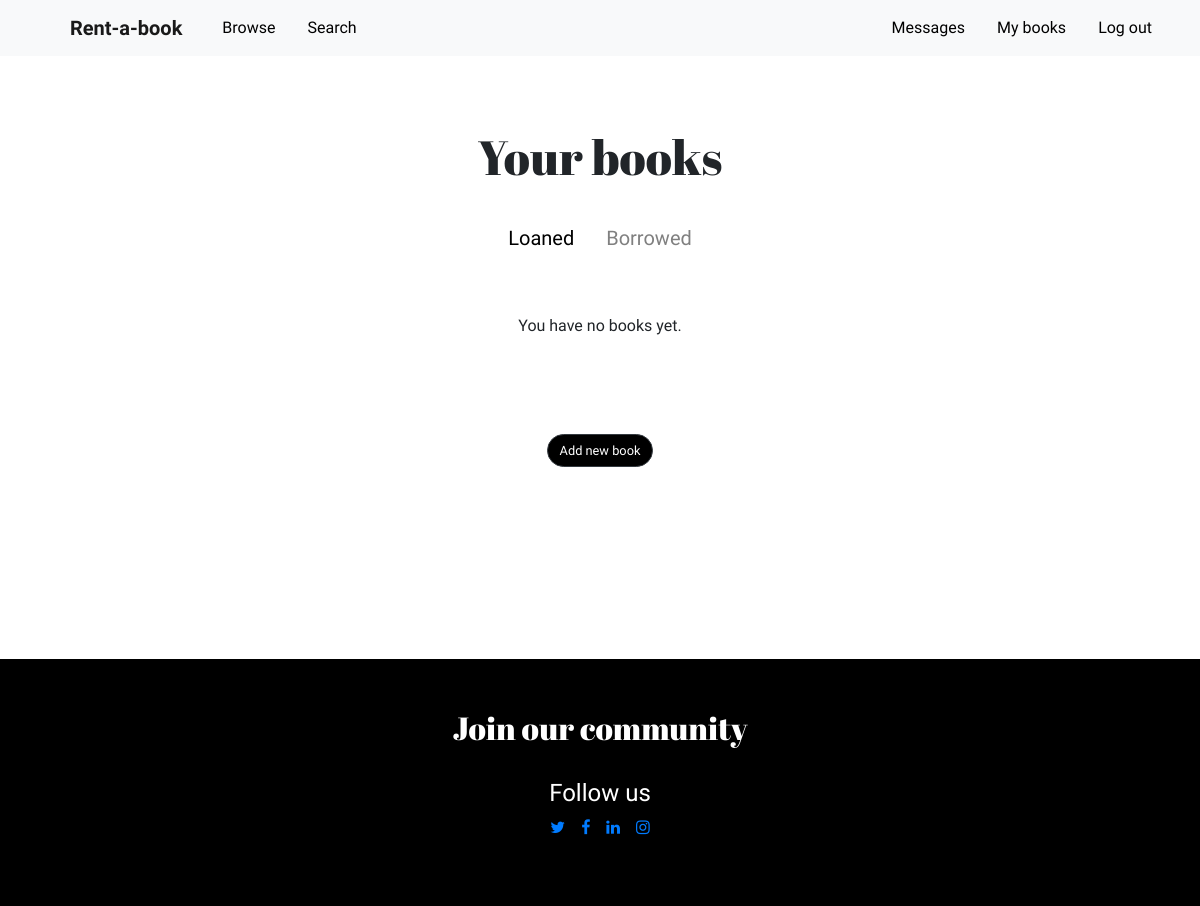
Page /mybooks/ (signed in) on the earlier database version.
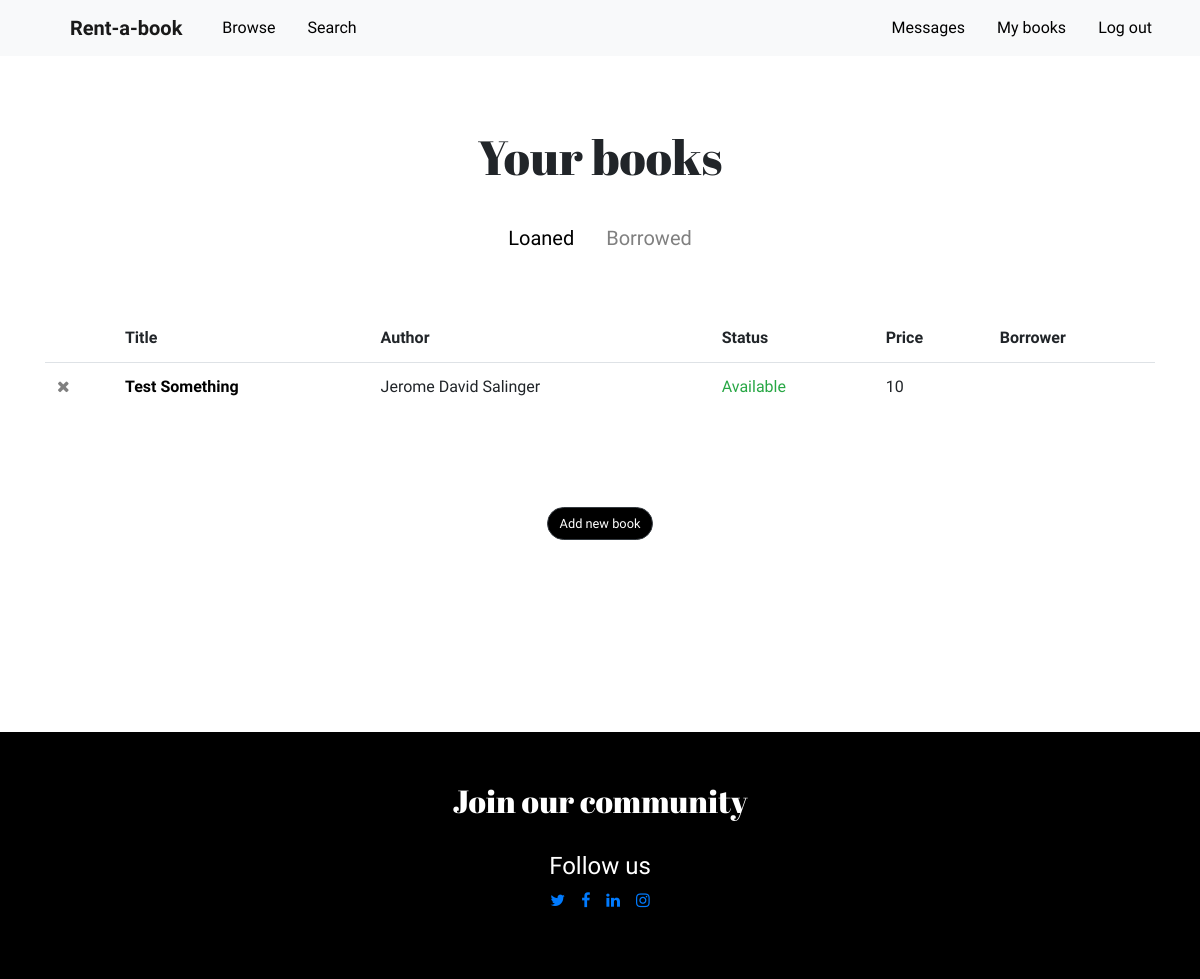
Same page on the later database version.
### rentabook/models.py (models this page shows, shortened)
class BookInstance(models.Model):
    created_by = models.ForeignKey(User, on_delete=models.SET_NULL, null=True, related_name="owner")
    borrower = models.ForeignKey(User, on_delete=models.SET_NULL, null=True, blank=True, related_name="borrower")
    cover = models.ImageField(upload_to='images/', blank=False)
    def cover_tag(self):
        if self.cover:
            return mark_safe('<img src="%s" style="width: 45px; height: 60px;" />' % self.cover.url)
        else:
            return 'No Cover Found'
    cover_tag.short_description = 'Cover'
    title = models.CharField(max_length=255, blank=False, help_text='Enter book title')
    author = models.CharField(max_length=255, blank=False, help_text='Enter book author')
    genre = models.ManyToManyField(Genre, blank=False, help_text='Select a genre for this book')
    summary = models.TextField(
        blank=False,
        max_length=1000,
        help_text='Enter a brief description of the book (max. 1000 characters)')
    background_color = models.CharField(max_length=10, blank=False, help_text='Enter background color')
    condition_choices = [
        ('1', 'Like New'),
        ('2', 'Good'),
        ('3', 'Fair'),
    ]
    condition = models.CharField(
        choices=condition_choices,
        max_length=1,
        blank=False,
        default='p')
    price_choices = [(i, i) for i in range (10, 60, 10)]
    price = models.IntegerField(choices=price_choices, default=10, blank=False)
    due_back = models.DateField(null=True, blank=True)
    LOAN_STATUS = (
        ('o', 'On loan'),
        ('a', 'Available'),
        ('m', 'Maintenance'),
    )
    status = models.CharField(
        max_length=1,
        choices=LOAN_STATUS,
        blank=True,
        default='a',
        help_text='Book availability',
    )
    class Meta:
        ordering = ['due_back', 'status']
    def display_genre(self):
        """Create a string for the Genre. This is required to display genre in Admin."""
        return ', '.join(genre.name for genre in self.genre.all()[:3])
    display_genre.short_description = 'Genre'

### rentabook/views.py (the view)
# urls.py: path('mybooks/', views.BooksByUserListView.as_view(), name='my-books'),
class BooksByUserListView(LoginRequiredMixin,generic.ListView):
    model = BookInstance
    template_name ='rentabook/my_books.html'
    paginate_by = 10
    def get_queryset(self):
        return BookInstance.objects.filter(borrower=self.request.user).filter(status__exact='o').order_by('-due_back')
    def get_context_data(self, **kwargs):
        context = super(BooksByUserListView, self).get_context_data(**kwargs)
        context['loaned_books'] = BookInstance.objects.filter(created_by=self.request.user).order_by('-due_back')
        context["new_message"] = new_message_alert(self.request.user)
        return context

### rentabook/utils.py (called while the page is built)
def new_message_alert(request_user):
    if not request_user in User.objects.all():
        return False
    convos = Dialog.objects.filter(Q(owner=request_user) | Q(opponent=request_user))
    if len(convos) > 0:
        for convo in convos:
            if convo.messages.all().count() > 0:
                if not convo.messages.last().read and convo.messages.last().sender != request_user:
                    return True
    return False

### rentabook/templates/rentabook/my_books.html (shortened to what this page needs)
{% extends "base_generic.html" %}
{% block main %}
<div class="container mt-5">
    <div class="row mx-0">
        <div class="my-4 mx-auto">
            <h1>Your books</h1>
        </div>
    </div>
    <div class="row mx-0 mb-4">
        <ul class="nav mx-auto" id="my_books" role="tablist">
            <li class="nav-item tab-item">
                <a class="nav-link active" id="loaned-tab" data-toggle="tab" href="#loaned" role="tab"
                    aria-controls="loaned" aria-selected="true"><h5>Loaned</h5></a>
            </li>
            <li class="nav-item tab-item">
                <a class="nav-link" id="borrowed-tab" data-toggle="tab" href="#borrowed" role="tab"
                    aria-controls="borrowed" aria-selected="false"><h5>Borrowed</h5></a>
            </li>
        </ul>
    </div>
    <div class="tab-content" id="myTabContent">
        <div class="tab-pane fade show active" id="loaned" role="tabpanel" aria-labelledby="loaned-tab">
            <br>
            {% if loaned_books %}
            <table class="table">
                <thead>
                    <tr>
                        <th scope="col"></th>
                        <th scope="col">Title</th>
                        <th scope="col">Author</th>
                        <th scope="col">Status</th>
                        <th scope="col" class="no_mobile_display">Price</th>
                        <th scope="col" class="no_mobile_display">Borrower</th>
                    </tr>
                </thead>
                <tbody>
                    {% for bookinst in loaned_books %}
                    <tr>
                        <td>
                            <a href="#" class="remove" id="{{ bookinst.id }}" data-title="{{ bookinst.title }}">
                                <i class="fa fa-times" style="color: grey"></i>
                            </a>
                        </td>
                        <td><a href="{% url 'book-detail' bookinst.pk %}"><b>{{ bookinst.title }}</b></a></td>
                        <td>{{ bookinst.author }}</td>
                        <td>
                            {% if bookinst.status == 'o' %}
                            <span class="text-warning">
                                {{ bookinst.get_status_display }}
                                <span style="font-size: 0.7rem;">
                                    until {{ bookinst.due_back }}
                                </span>
                            </span>
                            {% else %}
                            <span class="{% if bookinst.status == 'a' %}text-success{% else %}text-danger{% endif %}">
                                {{ bookinst.get_status_display }}
                            </span>
                            {% endif %}
                        </td>
                        <td class="no_mobile_display">{{ bookinst.price }}</td>
                        <td class="no_mobile_display">
                        </td>
                    </tr>
                    {% endfor %}
                </tbody>
            </table>
            {% else %}
            <p class="text-center">You have no books yet.</p>
            {% endif %}
            <div class="my-5 pt-5 text-center">
                <a href="{% url 'add-book' %}">
                    <button class="btn btn-dark rounded-pill">
                        Add new book
                    </button>
                </a>
            </div>
        </div>
    </div>
</div>
{% endblock %}

Differences in the rows shown:
added BookInstance: title "Test Something", author "Jerome David Salinger", status "Available", price "10"
Other differences:
text no longer shown: "You have no books yet."
text now shown: "Title Author Status Price Borrower"
